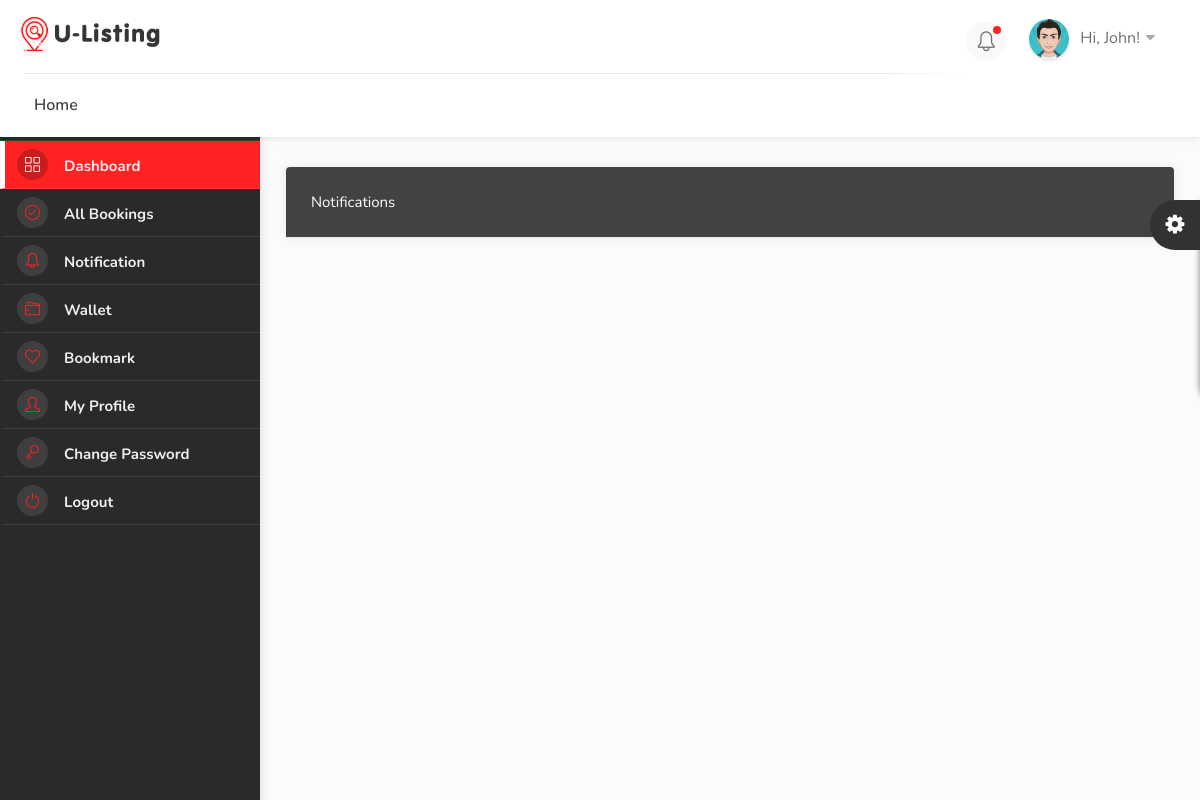
Before: /dashboard/notifications/ (signed in) with the older database file.
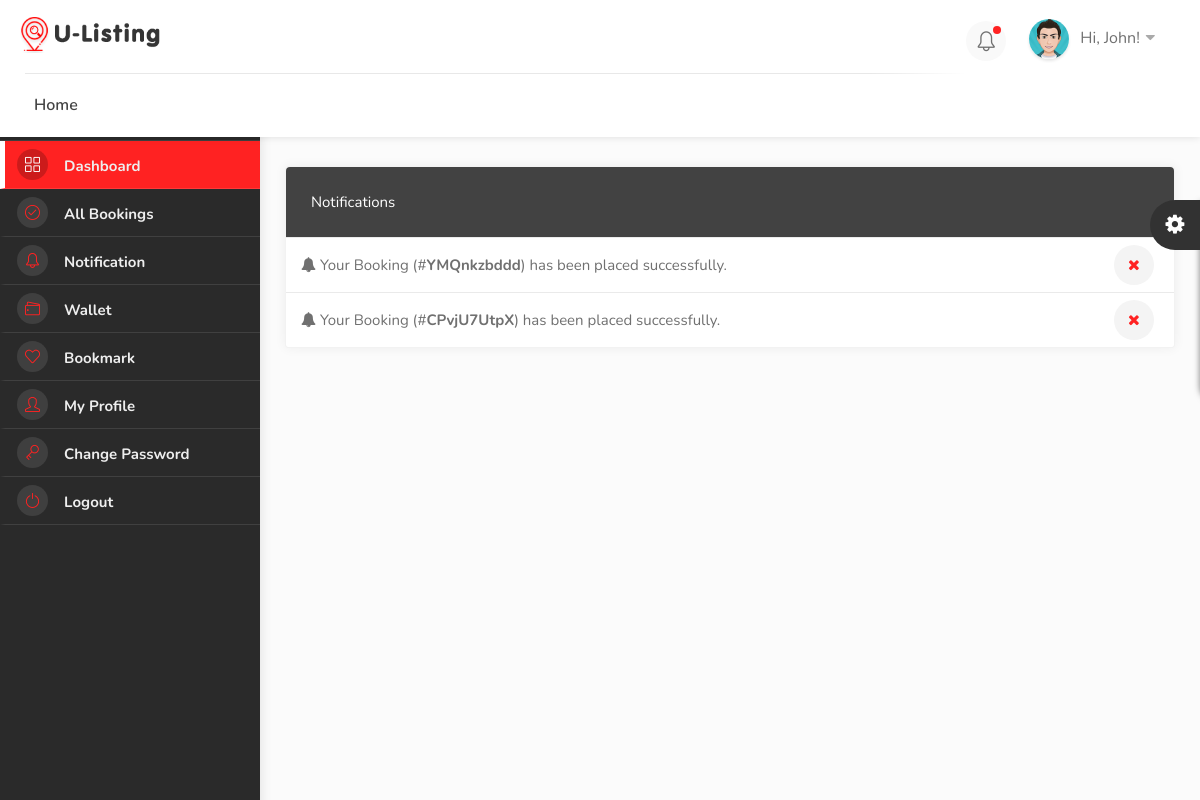
After: the same page with the newer database file.
### hotel/models.py (models this page shows, shortened)
class Notification(models.Model):
    user = models.ForeignKey(User, on_delete=models.SET_NULL, null=True, blank=True)
    booking = models.ForeignKey(Booking, on_delete=models.SET_NULL, null=True, blank=True)
    type = models.CharField(max_length=100, choices=NOTIFICATION_TYPE)
    seen = models.BooleanField(default=False)
    date = models.DateTimeField(auto_now_add=True)

class Booking(models.Model):
    user = models.ForeignKey(User, on_delete=models.SET_NULL, null=True, blank=True)
    payment_status = models.CharField(max_length=100, choices=PAYMENT_STATUS)
    coupons = models.ManyToManyField('hotel.Coupon', blank=True)
    full_name = models.CharField(max_length=100)
    email = models.CharField(max_length=100)
    phone = models.CharField(max_length=100)
    hotel = models.ForeignKey(Hotel, on_delete=models.SET_NULL, null=True, blank=True)
    room_type = models.ForeignKey(RoomType, on_delete=models.SET_NULL, null=True, blank=True)
    room = models.ManyToManyField(Room)
    before_discount = models.DecimalField(max_digits=12, decimal_places=2, default=0.00)
    total = models.DecimalField(max_digits=12, decimal_places=2, default=0.00)
    saved = models.DecimalField(max_digits=12, decimal_places=2, default=0.00)
    check_in_date = models.DateField()
    check_out_date = models.DateField()
    total_days = models.PositiveIntegerField(default=0)
    num_adults = models.PositiveIntegerField(default=1)
    num_children = models.PositiveIntegerField(default=0)
    checked_in = models.BooleanField(default=False)
    checked_out = models.BooleanField(default=False)
    is_active = models.BooleanField(default=False)
    checked_in_tracker = models.BooleanField(default=False)
    checked_out_tracker = models.BooleanField(default=False)
    bid = ShortUUIDField(unique=True, length=10, max_length=20)
    date = models.DateTimeField(auto_now_add=True)
    stripe_payment_intent = models.CharField(max_length=200, null=True, blank=True)
    success_id = ShortUUIDField(length=10, max_length=20, null=True, blank=True)
    booking_id = ShortUUIDField(unique=True, length=10, max_length=20)

### user_dashboard/views.py (the view)
# urls.py: path("notifications/", views.notifications, name="notifications"),
@login_required
def notifications(request):
    notifications = Notification.objects.filter(user=request.user, seen=False)
    context = {
        "notifications": notifications,
    }
    return render(request, "user_dashboard/notifications.html", context)

### templates/user_dashboard/notifications.html (shortened to what this page needs)
{% extends 'partials/dashboard_base.html' %}
{% load static %}
{% block content %}
<div class="utf_dashboard_content">
    <div class="row">
        <div class="col-lg-12 col-md-12">
            <div class="utf_dashboard_list_box margin-top-0">
                <h4 class="noti-text">Notifications</h4>
                <ul>
                    {% for n in notifications %}
                    <li class="noti-div-123435">
                        <i class="fa fa-bell"></i>
                        {% if n.type == "Booking Confirmed" %}
                            Your Booking (#<b>{{ n.booking.booking_id }}</b>) has been placed successfully. <a href="{% url 'user_dashboard:notification_mark_as_seen' n.id %}" class="close-list-item"><i class="fa fa-close"></i> </a>
                        {% else %}
                            Your Booking (#<b>{{ n.booking.booking_id }}</b>) has been cancelled successfully. <a href="{% url 'user_dashboard:notification_mark_as_seen' n.id %}" class="close-list-item"><i class="fa fa-close"></i> </a>
                        {% endif %}
                    </li>
                    {% endfor %}
                </ul>
            </div>
        </div>
    </div>
</div>
{% endblock content %}

Changed rows visible on the page:
added Notification: booking.booking_id "YMQnkzbddd"
added Notification: booking.booking_id "CPvjU7UtpX"
